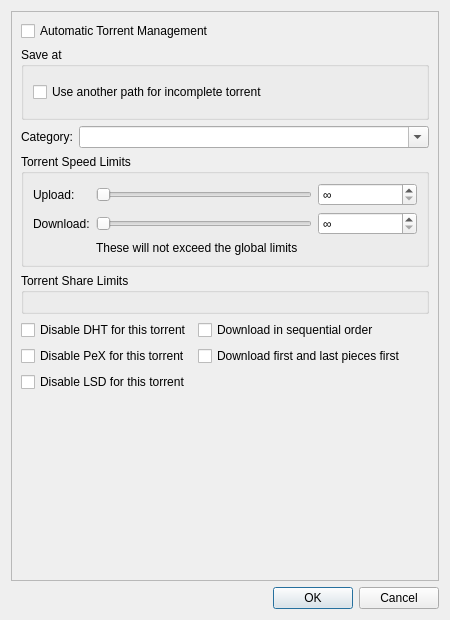
<?xml version="1.0" encoding="UTF-8"?>
<ui version="4.0">
 <class>TorrentOptionsDialog</class>
 <widget class="QDialog" name="TorrentOptionsDialog">
  <property name="geometry">
   <rect>
    <x>0</x>
    <y>0</y>
    <width>450</width>
    <height>620</height>
   </rect>
  </property>
  <property name="windowTitle">
   <string>Torrent Options</string>
  </property>
  <layout class="QVBoxLayout" name="verticalLayout_3">
   <item>
    <widget class="QScrollArea" name="scrollArea">
     <property name="widgetResizable">
      <bool>true</bool>
     </property>
     <widget class="QWidget" name="scrollAreaWidgetContents">
      <property name="geometry">
       <rect>
        <x>0</x>
        <y>0</y>
        <width>444</width>
        <height>476</height>
       </rect>
      </property>
      <layout class="QVBoxLayout" name="verticalLayout_4">
       <item>
        <widget class="QCheckBox" name="checkAutoTMM">
         <property name="toolTip">
          <string>Automatic mode means that various torrent properties (e.g. save path) will be decided by the associated category</string>
         </property>
         <property name="text">
          <string>Automatic Torrent Management</string>
         </property>
        </widget>
       </item>
       <item>
        <widget class="QGroupBox" name="groupBoxSavePath">
         <property name="title">
          <string>Save at</string>
         </property>
         <layout class="QVBoxLayout" name="verticalLayout_2">
          <item>
           <widget class="FileSystemPathComboEdit" name="savePath" native="true"/>
          </item>
          <item>
           <widget class="QCheckBox" name="checkUseDownloadPath">
            <property name="text">
             <string>Use another path for incomplete torrent</string>
            </property>
           </widget>
          </item>
          <item>
           <widget class="FileSystemPathComboEdit" name="downloadPath" native="true">
            <property name="enabled">
             <bool>false</bool>
            </property>
           </widget>
          </item>
         </layout>
        </widget>
       </item>
       <item>
        <layout class="QGridLayout" name="gridLayout_4">
         <item row="0" column="0">
          <widget class="QLabel" name="labelCategory">
           <property name="text">
            <string>Category:</string>
           </property>
          </widget>
         </item>
         <item row="0" column="1">
          <widget class="QComboBox" name="comboCategory">
           <property name="sizePolicy">
            <sizepolicy hsizetype="Expanding" vsizetype="Fixed">
             <horstretch>0</horstretch>
             <verstretch>0</verstretch>
            </sizepolicy>
           </property>
           <property name="editable">
            <bool>true</bool>
           </property>
           <property name="maxVisibleItems">
            <number>2147483647</number>
           </property>
           <property name="insertPolicy">
            <enum>QComboBox::InsertPolicy::InsertAtTop</enum>
           </property>
          </widget>
         </item>
        </layout>
       </item>
       <item>
        <widget class="QGroupBox" name="groupBox">
         <property name="title">
          <string>Torrent Speed Limits</string>
         </property>
         <layout class="QGridLayout" name="gridLayout_2">
          <item row="0" column="0">
           <widget class="QLabel" name="label">
            <property name="text">
             <string>Upload:</string>
            </property>
           </widget>
          </item>
          <item row="0" column="1">
           <widget class="QSlider" name="sliderUploadLimit">
            <property name="orientation">
             <enum>Qt::Orientation::Horizontal</enum>
            </property>
           </widget>
          </item>
          <item row="0" column="2">
           <widget class="QSpinBox" name="spinUploadLimit">
            <property name="specialValueText">
             <string>∞</string>
            </property>
            <property name="suffix">
             <string> KiB/s</string>
            </property>
            <property name="maximum">
             <number>2000000</number>
            </property>
            <property name="stepType">
             <enum>QAbstractSpinBox::StepType::AdaptiveDecimalStepType</enum>
            </property>
           </widget>
          </item>
          <item row="1" column="0">
           <widget class="QLabel" name="label_2">
            <property name="text">
             <string>Download:</string>
            </property>
           </widget>
          </item>
          <item row="1" column="1">
           <widget class="QSlider" name="sliderDownloadLimit">
            <property name="orientation">
             <enum>Qt::Orientation::Horizontal</enum>
            </property>
           </widget>
          </item>
          <item row="1" column="2">
           <widget class="QSpinBox" name="spinDownloadLimit">
            <property name="specialValueText">
             <string>∞</string>
            </property>
            <property name="suffix">
             <string> KiB/s</string>
            </property>
            <property name="maximum">
             <number>2000000</number>
            </property>
            <property name="stepType">
             <enum>QAbstractSpinBox::StepType::AdaptiveDecimalStepType</enum>
            </property>
           </widget>
          </item>
          <item row="2" column="1" colspan="2">
           <widget class="QLabel" name="labelWarning">
            <property name="text">
             <string>These will not exceed the global limits</string>
            </property>
           </widget>
          </item>
         </layout>
        </widget>
       </item>
       <item>
        <widget class="QGroupBox" name="torrentShareLimitsBox">
         <property name="title">
          <string>Torrent Share Limits</string>
         </property>
         <layout class="QVBoxLayout" name="torrentShareLimitsBoxLayout">
          <item>
           <widget class="TorrentShareLimitsWidget" name="torrentShareLimitsWidget" native="true"/>
          </item>
         </layout>
        </widget>
       </item>
       <item>
        <layout class="QGridLayout" name="gridLayout_3">
         <item row="0" column="0">
          <widget class="QCheckBox" name="checkDisableDHT">
           <property name="text">
            <string>Disable DHT for this torrent</string>
           </property>
          </widget>
         </item>
         <item row="0" column="1">
          <widget class="QCheckBox" name="checkSequential">
           <property name="text">
            <string>Download in sequential order</string>
           </property>
          </widget>
         </item>
         <item row="0" column="2">
          <spacer name="horizontalSpacer_2">
           <property name="orientation">
            <enum>Qt::Orientation::Horizontal</enum>
           </property>
           <property name="sizeHint" stdset="0">
            <size>
             <width>40</width>
             <height>20</height>
            </size>
           </property>
          </spacer>
         </item>
         <item row="1" column="0">
          <widget class="QCheckBox" name="checkDisablePEX">
           <property name="text">
            <string>Disable PeX for this torrent</string>
           </property>
          </widget>
         </item>
         <item row="1" column="1">
          <widget class="QCheckBox" name="checkFirstLastPieces">
           <property name="text">
            <string>Download first and last pieces first</string>
           </property>
          </widget>
         </item>
         <item row="2" column="0">
          <widget class="QCheckBox" name="checkDisableLSD">
           <property name="text">
            <string>Disable LSD for this torrent</string>
           </property>
          </widget>
         </item>
        </layout>
       </item>
       <item>
        <spacer name="verticalSpacer">
         <property name="orientation">
          <enum>Qt::Orientation::Vertical</enum>
         </property>
         <property name="sizeHint" stdset="0">
          <size>
           <width>20</width>
           <height>0</height>
          </size>
         </property>
        </spacer>
       </item>
      </layout>
     </widget>
    </widget>
   </item>
   <item>
    <widget class="QDialogButtonBox" name="buttonBox">
     <property name="standardButtons">
      <set>QDialogButtonBox::StandardButton::Cancel|QDialogButtonBox::StandardButton::Ok</set>
     </property>
    </widget>
   </item>
  </layout>
 </widget>
 <customwidgets>
  <customwidget>
   <class>FileSystemPathComboEdit</class>
   <extends>QWidget</extends>
   <header>gui/fspathedit.h</header>
   <container>1</container>
  </customwidget>
  <customwidget>
   <class>TorrentShareLimitsWidget</class>
   <extends>QWidget</extends>
   <header>gui/torrentsharelimitswidget.h</header>
   <container>1</container>
  </customwidget>
 </customwidgets>
 <resources/>
 <connections/>
</ui>
